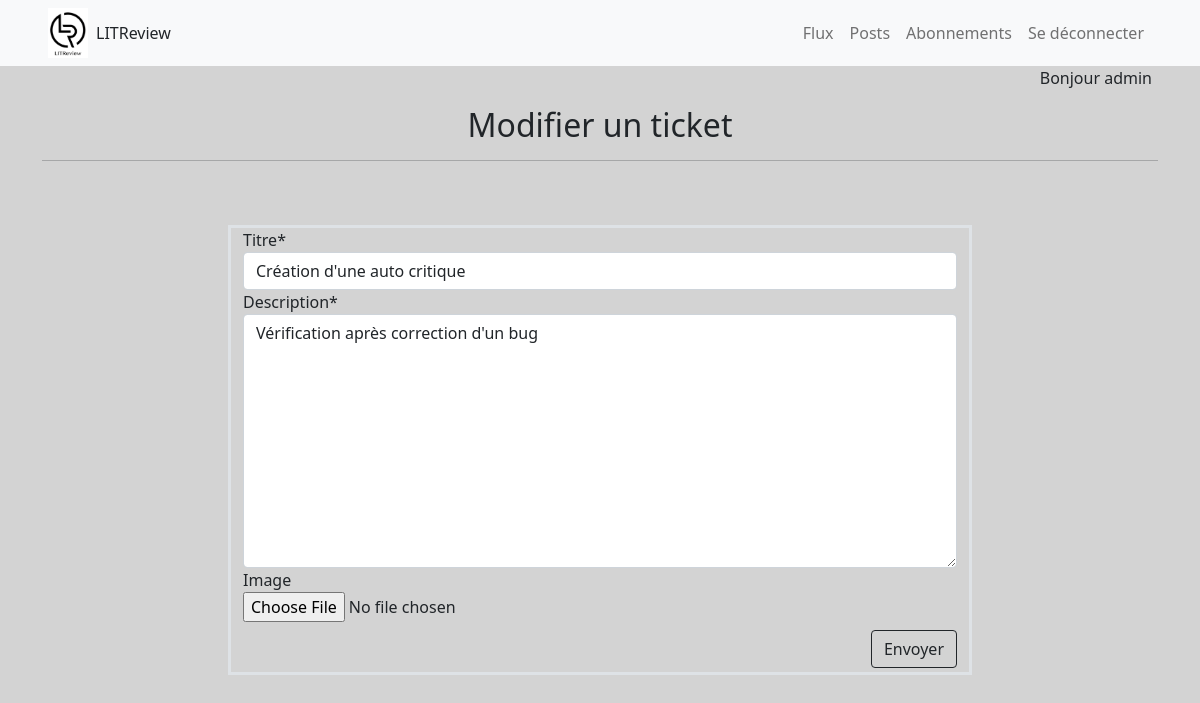
The page /add_ticket/19 (signed in) on the database its author committed.
### user/models.py (models this page shows)
class User(AbstractUser):
    pass

### ticket/models.py (models this page shows, shortened)
class Ticket(models.Model):
    title = models.CharField(max_length=128)
    description = models.TextField(max_length=2048)
    time_created = models.DateTimeField(default=timezone.now)
    author = models.ForeignKey(User, on_delete=models.CASCADE)
    image = models.ImageField(upload_to='images', null=True, blank=True)

### ticket/views.py (the view)
# urls.py: path('', views.create_ticket, name='add_ticket'),
@login_required
def create_ticket(request, id_ticket: int = None):
    instance_ticket = get_object_or_404(Ticket, pk=id_ticket) if id_ticket else None
    if request.method == 'POST':
        form = CreateTicketForm(request.POST, request.FILES, instance=instance_ticket)
        if form.is_valid():
            ticket = form.save(commit=False)
            ticket.author = request.user
            ticket = form.save()
            return redirect('/flux/')
    else:
        form = CreateTicketForm(instance=instance_ticket)
    context = {'form': form, 'title': 'Créer un ticket'}
    return render(request, 'ticket/create_ticket.html', context)

### ticket/forms.py
class CreateTicketForm(ModelForm):
    class Meta:
        model = Ticket
        fields = ['title', 'description', 'image']
        labels = {
            'title': 'Titre',
            'description': 'Description',
        }

### ticket/templates/ticket/create_ticket.html (shortened to what this page needs)
{% extends 'main.html' %}
{% load crispy_forms_tags %}
{% block content %}
<div class="text-center">
    {% if form.instance.id %}
        <h2 class="pt-3">Modifier un ticket</h2>
    {% else %}
        <h2 class="pt-3">Créer un ticket</h2>
    {% endif %}
    <hr>
 </div>
    <div class = "container pt-5">
        <div class="row justify-content-around align-items-start">
            <div class="col-8 border border-3">
                {% if form.instance.id %}
                    <form enctype="multipart/form-data" method="POST" action="{% url 'add_ticket' id_ticket=form.instance.id %}">
                {% else %}
                    <form enctype="multipart/form-data" method="POST" action="{% url 'add_ticket' %}">
                {% endif %}
                        {{form|crispy}}
                        <div class="d-flex justify-content-end" >
                            <button class="btn btn-outline-dark my-1 mt-2" type = "submit">Envoyer</button>
                        </div>
                    </form>
            </div>
        </div>
    </div>
{% endblock %}

### templates/main.html (shortened to what this page needs)
{% load static %}
<!doctype html>
<html lang="fr">
<head>
    <link href="https://cdn.jsdelivr.net/npm/bootstrap@5.0.1/dist/css/bootstrap.min.css" rel="stylesheet">
    <link rel="stylesheet" type ="text/css" href="{% static 'css/style_main.css' %}">
</head>
<body>
    {% if user.is_authenticated%}
        {% include 'bases/navbar.html' %}
        <div class="row justify-content-end">
            <span class="d-flex justify-content-end me-5">Bonjour {{ user.username }}</span>
        </div>
    {% endif %}
    <div class= "container">
        {% block content %}{% endblock %}
    </div>
</body>
</html>

### static/css/style_main.css (style rules this page uses)
body { background-color: lightgrey; }

### rows shown on the page
User: username "admin"
Ticket: title "Création d'une auto critique", description "Vérification après correction d'un bug"
